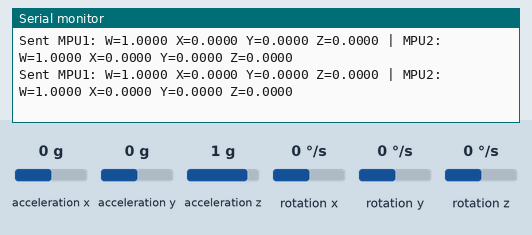
The sketch below on a simulated ESP32. Parts: the last lines printed to the serial monitor. Inputs (shaded band) come from the test bench; at power-on: rotation x 0 °/s, rotation y 0 °/s, rotation z 0 °/s, acceleration x 0 g, acceleration y 0 g, acceleration z 1 g. Nothing arrives over Bluetooth unless stated; the modem accepts every AT command (registered, SIM ready, sends succeed) and sends nothing else.

Above: at 1.2 s.
1.3 s: rotation x set to -192 °/s
At 1.9 s:
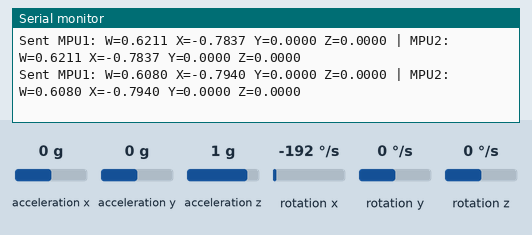
2.8 s: rotation y set to -192 °/s
At 3.7 s:
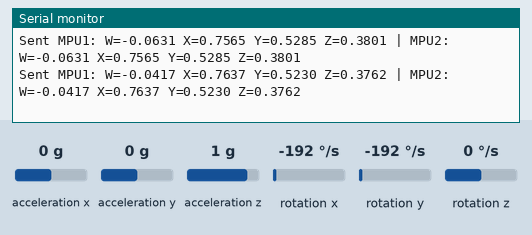
4.3 s: rotation x set to 0 °/s
At 5.4 s:
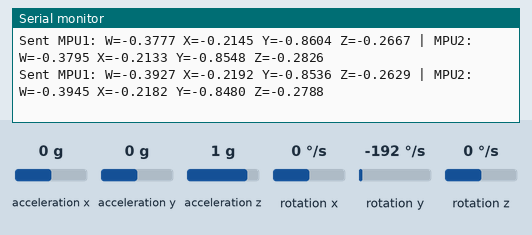
7.3 s: rotation x set to 9 °/s
At 7.8 s:
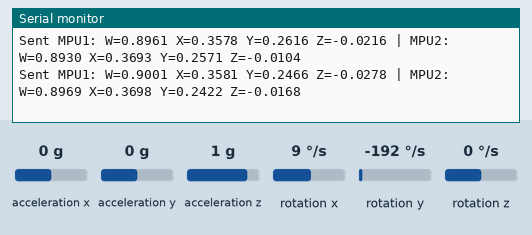
10.3 s: rotation z set to 9 °/s
At 11.4 s:
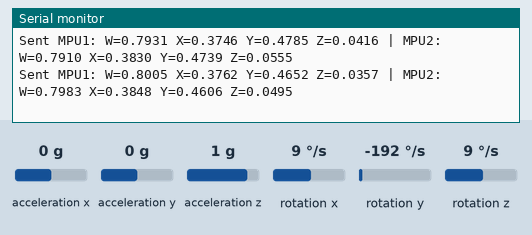
Timing chart, 0 to 13.3 s (numbered marks = the images above; inputs shaded):
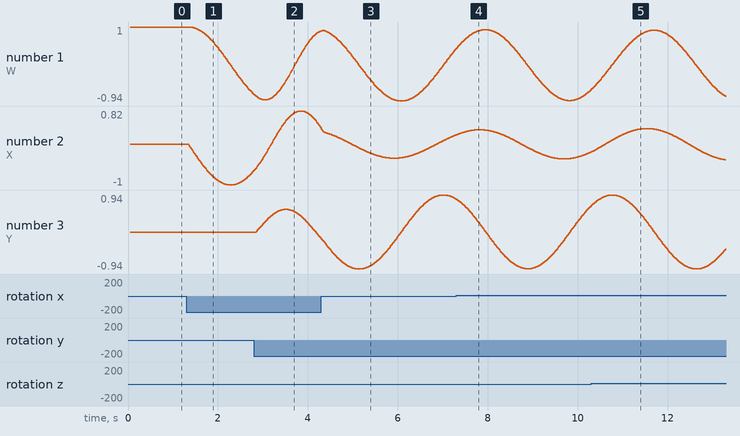

The sketch:

client_convert_quaternion.ino
```cpp
#include "BluetoothSerial.h"
#include "I2Cdev.h"
#include <Wire.h>
#include <MPU6050.h>
#include <math.h>

BluetoothSerial SerialBT;

#define MPU_ADDR 0x68

MPU6050 mpu1(MPU_ADDR, &Wire);   // MPU1 on Wire bus
MPU6050 mpu2(MPU_ADDR, &Wire1);  // MPU2 on Wire1 bus
uint8_t serverMAC[] = {0xCC, 0x7B, 0x5C, 0xF1, 0x90, 0xF6};

struct MotionData {
  int16_t ax1, ay1, az1;
  int16_t gx1, gy1, gz1;
  int16_t ax2, ay2, az2;
  int16_t gx2, gy2, gz2;
};

struct DualQuaternion {
  float w1, x1, y1, z1;  // MPU1
  float w2, x2, y2, z2;  // MPU2
};

#define QUEUE_SIZE 10
MotionData queue[QUEUE_SIZE];
int front = 0, rear = 0, count = 0;

bool enqueue(MotionData d) {
  if (count < QUEUE_SIZE) {
    queue[rear] = d;
    rear = (rear + 1) % QUEUE_SIZE;
    count++;
    return true;
  }
  return false;
}

bool dequeue(MotionData &d) {
  if (count > 0) {
    d = queue[front];
    front = (front + 1) % QUEUE_SIZE;
    count--;
    return true;
  }
  return false;
}

DualQuaternion qData;
float q1[4] = {1, 0, 0, 0};
float q2[4] = {1, 0, 0, 0};

unsigned long lastUpdate1 = 0;
unsigned long lastUpdate2 = 0;

void convertToQuaternion(int16_t gx, int16_t gy, int16_t gz, float q[4], unsigned long &lastUpdate) {
  float gx_r = gx / 131.0f * (M_PI / 180.0f);
  float gy_r = gy / 131.0f * (M_PI / 180.0f);
  float gz_r = gz / 131.0f * (M_PI / 180.0f);

  unsigned long now = micros();
  float dt = (now - lastUpdate) / 1000000.0f;
  lastUpdate = now;

  float qw = q[0], qx = q[1], qy = q[2], qz = q[3];

  float dq_w = 0.5f * (-qx * gx_r - qy * gy_r - qz * gz_r);
  float dq_x = 0.5f * ( qw * gx_r + qy * gz_r - qz * gy_r);
  float dq_y = 0.5f * ( qw * gy_r - qx * gz_r + qz * gx_r);
  float dq_z = 0.5f * ( qw * gz_r + qx * gy_r - qy * gx_r);

  q[0] += dq_w * dt;
  q[1] += dq_x * dt;
  q[2] += dq_y * dt;
  q[3] += dq_z * dt;

  float norm = sqrt(q[0]*q[0] + q[1]*q[1] + q[2]*q[2] + q[3]*q[3]);
  if (norm > 0.0f) {
    q[0] /= norm;
    q[1] /= norm;
    q[2] /= norm;
    q[3] /= norm;
  }
}

MotionData newData;

void setup() {
  Serial.begin(115200);

  Wire.begin();
  Wire1.begin(25, 26);

  Serial.println("Initializing MPU1...");
  mpu1.initialize();
  Serial.println(mpu1.testConnection() ? "MPU1 OK" : "MPU1 FAIL");

  Serial.println("Initializing MPU2...");
  mpu2.initialize();
  Serial.println(mpu2.testConnection() ? "MPU2 OK" : "MPU2 FAIL");

  SerialBT.begin("ESP32_Client", true);
  if (SerialBT.connect(serverMAC)) Serial.println("Connected to server");
  else Serial.println("Failed to connect");

  lastUpdate1 = micros();
  lastUpdate2 = micros();
  for(int i = 0; i< 5; i++){
    mpu1.getMotion6(&newData.ax1, &newData.ay1, &newData.az1, &newData.gx1, &newData.gy1, &newData.gz1);
    mpu2.getMotion6(&newData.ax2, &newData.ay2, &newData.az2, &newData.gx2, &newData.gy2, &newData.gz2);
    enqueue(newData);
  }
}

void loop() {
  while(SerialBT.connected()){
    mpu1.getMotion6(&newData.ax1, &newData.ay1, &newData.az1,
                    &newData.gx1, &newData.gy1, &newData.gz1);
    mpu2.getMotion6(&newData.ax2, &newData.ay2, &newData.az2,
                    &newData.gx2, &newData.gy2, &newData.gz2);

    enqueue(newData);

    MotionData sendData;
    if (dequeue(sendData)) {
      convertToQuaternion(sendData.gx1, sendData.gy1, sendData.gz1, q1, lastUpdate1);
      convertToQuaternion(sendData.gx2, sendData.gy2, sendData.gz2, q2, lastUpdate2);

      qData.w1 = q1[0]; qData.x1 = q1[1]; qData.y1 = q1[2]; qData.z1 = q1[3];
      qData.w2 = q2[0]; qData.x2 = q2[1]; qData.y2 = q2[2]; qData.z2 = q2[3];

      // Send using memcpy
      uint8_t buffer[sizeof(DualQuaternion)];
      memcpy(buffer, &qData, sizeof(DualQuaternion));
      SerialBT.write(buffer, sizeof(DualQuaternion));

      // Debug print
      Serial.printf("Sent MPU1: W=%.4f X=%.4f Y=%.4f Z=%.4f | ",
                    qData.w1, qData.x1, qData.y1, qData.z1);
      Serial.printf("MPU2: W=%.4f X=%.4f Y=%.4f Z=%.4f\n",
                    qData.w2, qData.x2, qData.y2, qData.z2);
    }
  }
}
```

Measured:
- after the input at 1.3 s, the serial monitor: prints a new line after 0.06 s (image 1)
- plotted number 1: 1 → -0.76 after the input at 1.3 s
- plotted number 2: 0 → -0.65 after the input at 1.3 s
